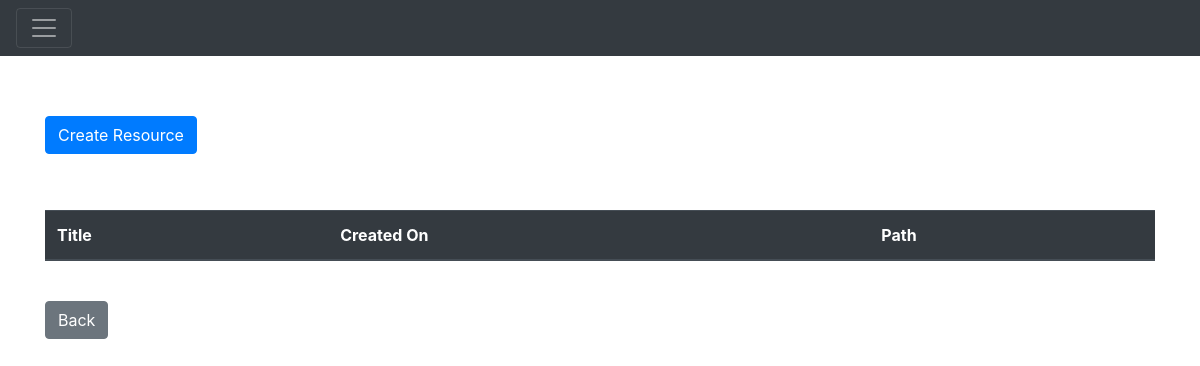
The page /resources/1 on the database as committed earlier.
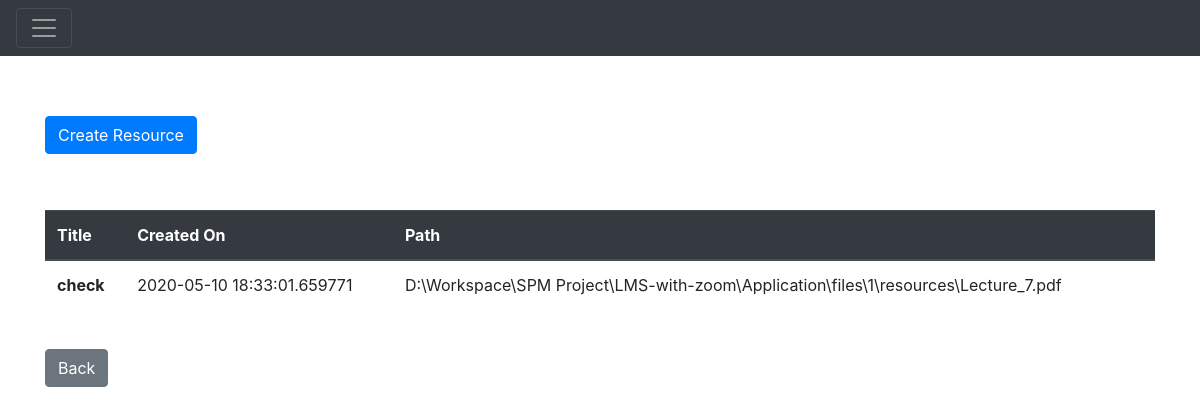
The same page on the database as committed later.
### Application/models.py (models this page shows)
class Resource(db.Model):
    __tablename__ = "resources"
    resourceId = db.Column(
        db.Integer,
        primary_key=True,
        autoincrement=True
    )
    resourceName = db.Column(
        db.String(250),
        nullable=False
    )
    filePath = db.Column(
        db.String(250)
    )
    uploadedDate = db.Column(
        db.DateTime,
        default=datetime.datetime.utcnow()
    )
    courseId = db.Column(db.Integer, db.ForeignKey('courses.courseId'))
    course = relationship("Course")

### Application/resources.py (the view)
@app.route('/resources/<id>', methods=['GET'])
def getResourcesByCourse(id):
    resources = models.Resource.query.filter_by(courseId=id).all()
    return render_template('resources.html', resources=resources, course_id=id)

### Application/templates/resources.html (shortened to what this page needs)
{% extends 'main.html' %}
{% block head %}
{{ super() }}
{% endblock %}
{% block body %}
{{ super() }}
<div class="container" style="margin-top: 5%">
    <button type="button" class="btn btn-primary" data-toggle="modal" data-target="#resourceModal">
        Create Resource
    </button>
    <table class="table" style="margin-top: 5%">
        <thead class="thead-dark">
        <tr>
            <th scope="col">Title</th>
            <th scope="col">Created On</th>
            <th scope="col">Path</th>
        </tr>
        </thead>
        <tbody>
        {% for resource in resources %}
        <tr>
            <th scope="row">{{resource.resourceName}}</th>
            <td>{{resource.uploadedDate}}</td>
            <td>{{resource.filePath}}</td>
        </tr>
        {% endfor %}
        </tbody>
    </table>
    <br>
    <a class="btn btn-secondary" href={{ url_for('coursesite' ,id=course_id) }}> Back</a>
</div>
{% endblock %}

### Application/templates/main.html (shortened to what this page needs)
{% extends 'base.html' %}
{% block head %}
<link rel="stylesheet" href="{{ url_for('static', filename='css/main.css') }}">
{% endblock %}
{% block body %}
<div id="topbar">
  <nav class="pos-f-t navbar navbar-dark bg-dark">
    <button class="navbar-toggler" type="button" onclick="toggleNav()">
      <span class="navbar-toggler-icon"></span>
    </button>
  </nav>
</div>
{% endblock %}

### Application/templates/base.html (shortened to what this page needs)
<!DOCTYPE html>
<html lang="en">
<head>
    <link rel="stylesheet" href="{{ url_for('static', filename='vendors/jquery.datetimepicker.min.css') }}">
    <link rel="stylesheet" href="{{ url_for('static', filename='vendors/bootstrap.min.css') }}">
    <link rel="stylesheet" href="{{ url_for('static', filename='css/styles.css') }}">
    {% block head %}{% endblock %}
</head>
<body>
    {% block body %} {% endblock %}
</body>
</html>

### Application/static/css/styles.css (style rules this page uses)
html, body { height: 100%; margin: 0; padding: 0; }

### Application/static/css/main.css (style rules this page uses)
#topbar { transition: margin-left .5s; }

Rows that differ between the two databases and show on the page:
added Resource: resourceName "check", uploadedDate "2020-05-10 18:33:01.659771", filePath "D:\\Workspace\\SPM Project\\LMS-with-zoom\\Application\\files\\1\\resources\\Lecture_7.pdf"
